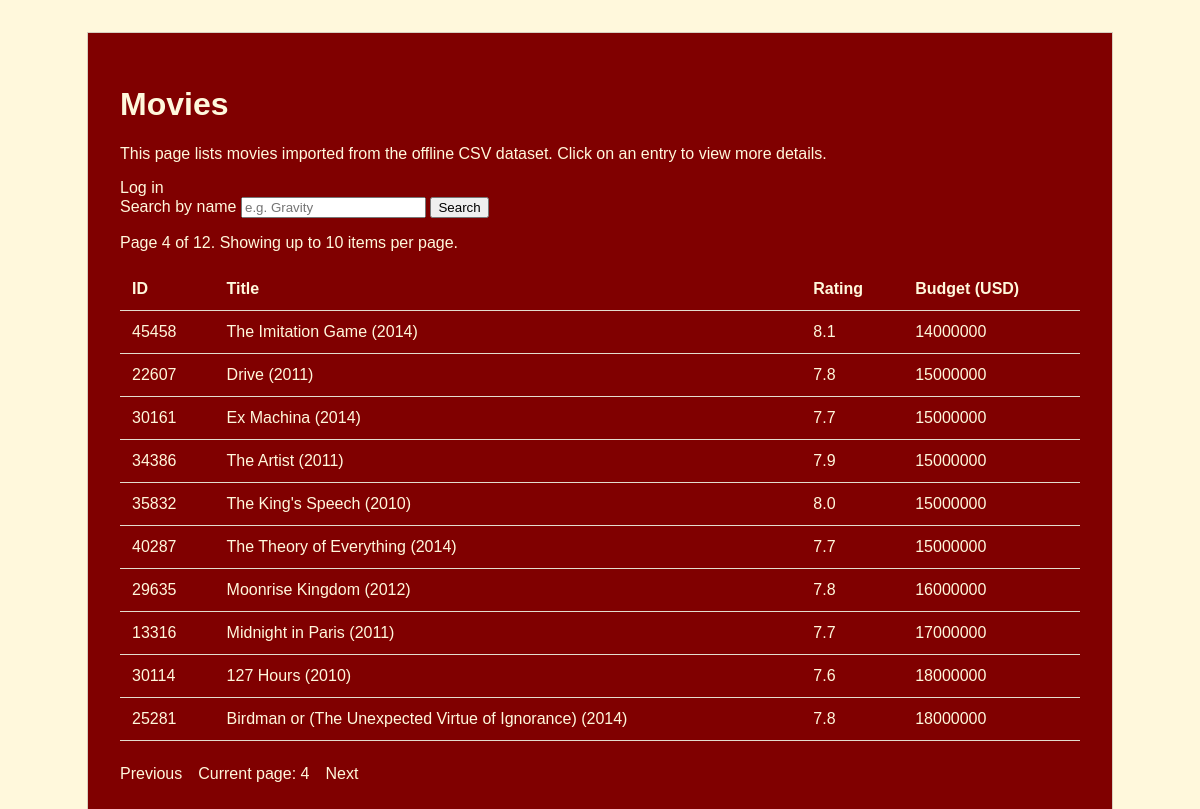
/?page=4, run on the app's committed database.
### catalog/models.py (models this page shows, shortened)
class Item(models.Model):
    source_code = models.CharField(max_length=50, unique=True)
    title = models.CharField(max_length=200)
    category = models.ForeignKey(
        Category, on_delete=models.CASCADE, related_name="items"
    )
    rating = models.FloatField(null=True, blank=True)
    metacritic = models.IntegerField(null=True, blank=True)
    budget = models.BigIntegerField(null=True, blank=True)
    runtime = models.CharField(null=True, blank=True)
    class Meta:
        ordering = ["title"]

### catalog/views.py (the view)
# urls.py: path("", views.item_list, name="item_list"),
def item_list(request):
    search_query = request.GET.get("search", "").strip()
    items = Item.objects.select_related("category").all().order_by("budget")
    if search_query:
        items = items.filter(title__icontains=search_query)
    paginator = Paginator(items, 10)
    page_number = request.GET.get("page")
    page_obj = paginator.get_page(page_number)
    context = {
        "items": page_obj.object_list,
        "page_obj": page_obj,
        "search_query": search_query,
    }
    return render(request, "catalog/item_list.html", context)

### catalog/templates/catalog/item_list.html (shortened to what this page needs)
<!DOCTYPE html>
<html lang="en">
<head>
</head>
<body>
  <main>
    <h1>Movies</h1>
    <p>This page lists movies imported from the offline CSV dataset. Click on an entry to view more details.</p>
    <div>
        {% if request.user.is_authenticated %}
          <p>Signed in as <strong>{{ request.user.username }}</strong></p>
          <form method="post" action="{% url 'logout' %}">
            {% csrf_token %}
            <button type="submit">Log out</button>
          </form>
        {% else %}
          <a href="{% url 'login' %}">Log in</a>
        {% endif %}
      </div>
    <form method="get">
      <label for="search">Search by name</label>
      <input id="search" name="search" value="{{ search_query|default:'' }}" placeholder="e.g. Gravity">
      <button type="submit">Search</button>
    </form>
    <p class="meta">
      Page {{ page_obj.number }} of {{ page_obj.paginator.num_pages }}.
      Showing up to 10 items per page.
    </p>
    <table>
      <thead>
        <tr>
          <th>ID</th>
          <th>Title</th>
          <th>Rating</th>
          <th>Budget (USD)</th>
        </tr>
      </thead>
      <tbody>
        {% for item in items %}
          <tr>
            <td>{{ item.source_code }}</td>
            <td><a href="{% url 'item_detail' item.id %}">{{ item.title }}</a></td>
            <td>{{ item.rating|default:"-" }}</td>
            <td>{{ item.budget|default:"-" }}</td>
          </tr>
        {% empty %}
          <tr>
            <td colspan="5">No movies have been imported yet.</td>
          </tr>
        {% endfor %}
      </tbody>
    </table>
    <div class="pagination">
      {% if page_obj.has_previous %}
        <a href="?page={{ page_obj.previous_page_number }}{% if search_query %}&search={{ search_query }}{% endif %}">Previous</a>
      {% endif %}
      <span>Current page: {{ page_obj.number }}</span>
      {% if page_obj.has_next %}
        <a href="?page={{ page_obj.next_page_number }}{% if search_query %}&search={{ search_query }}{% endif %}">Next</a>
      {% endif %}
    </div>
  </main>
</body>
</html>

### catalog/templates/catalog/item_list.html (style rules this page uses)
body { font-family: arial; margin: 2rem; background: cornsilk; color: cornsilk; }
main { max-width: 60rem; margin: 0 auto; background: #800000; padding: 2rem; border: 1px solid #d8cfbf; }
table { width: 100%; border-collapse: collapse; }
th, td { border-bottom: 1px solid #e4dccd; padding: 0.75rem; text-align: left; }
a { color: cornsilk; text-decoration: none; }
.meta { margin: 1rem 0; color: cornsilk; }
.pagination { margin-top: 1.5rem; display: flex; gap: 1rem; align-items: center; }

### data on the page
Item: source_code "45458", title "The Imitation Game (2014)", rating "8.1", budget "14000000"
Item: source_code "22607", title "Drive (2011)", rating "7.8", budget "15000000"
Item: source_code "30161", title "Ex Machina (2014)", rating "7.7", budget "15000000"
Item: source_code "34386", title "The Artist (2011)", rating "7.9", budget "15000000"
Item: source_code "35832", title "The King's Speech (2010)", rating "8.0", budget "15000000"
Item: source_code "40287", title "The Theory of Everything (2014)", rating "7.7", budget "15000000"
Item: source_code "29635", title "Moonrise Kingdom (2012)", rating "7.8", budget "16000000"
Item: source_code "13316", title "Midnight in Paris (2011)", rating "7.7", budget "17000000"
Item: source_code "30114", title "127 Hours (2010)", rating "7.6", budget "18000000"
Item: source_code "25281", title "Birdman or (The Unexpected Virtue of Ignorance) (2014)", rating "7.8", budget "18000000"

### other printed values
{{ page_obj.number }} "4"
{{ page_obj.paginator.num_pages }} "12"
